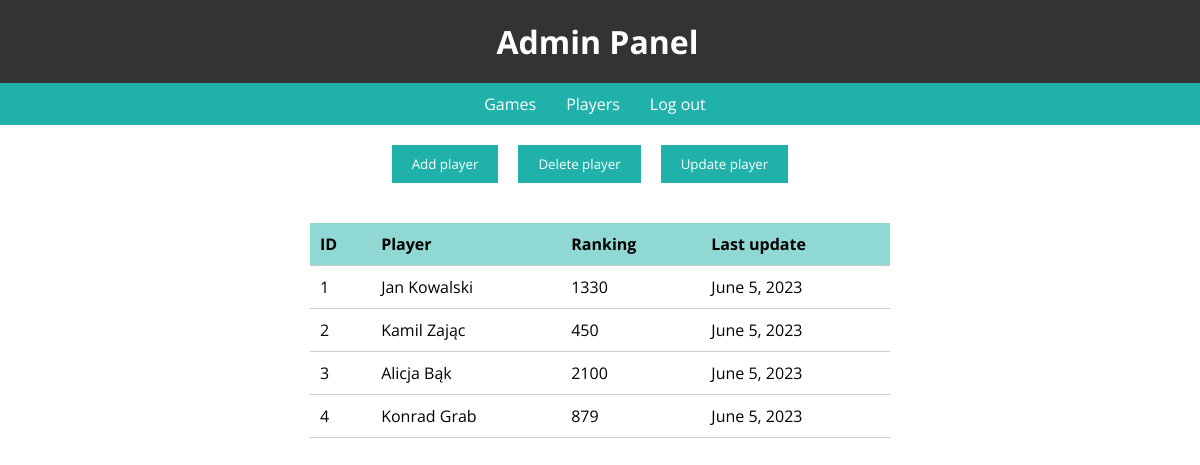
Screenshot of /players/ with the database file from the repository.
### leagueAdmin/models.py (models this page shows, shortened)
class Players(models.Model):
    name = models.CharField(max_length = 50)
    surname = models.CharField(max_length = 100)
    ranking = models.IntegerField()
    last_update = models.DateField(auto_now = True)

### leagueAdmin/views.py (the view)
# urls.py: path('players/',views.players, name="players"),
def players(request):
    player = Players.objects.all
    return render(request,'players.html/', {'all': player})

### leagueAdmin/templates/players.html (shortened to what this page needs)
<!DOCTYPE html>
<html>
<head>
</head>
<body>
  <header>
    <h1>Admin Panel</h1>
  </header>
  <nav>
    <ul>
      <li><a href="/leagueAdmin/games/">Games</a></li>
      <li><a href="#">Players</a></li>
      <li><a href="/leagueAdmin">Log out</a></li>
    </ul>
  </nav>
  <section class="buttons">
    <button><a href="/leagueAdmin/player_add/">Add player</a></button>
    <button><a href="/leagueAdmin/player_delete/">Delete player</a></button>
    <button><a href="/leagueAdmin/player_update/">Update player</a></button>
  </section>
  <section>
    <table>
      <thead>
        <tr>
          <th>ID</th>
          <th>Player</th>
          <th>Ranking</th>
          <th>Last update</th>
        </tr>
      </thead>
      <tbody>
        {% for item in all %}
        <tr>
          <td>{{item.id}}</td>
          <td>{{item.name}} {{item.surname}}</td>
          <td>{{item.ranking}}</td>
          <td>{{item.last_update}}</td>
        </tr>
        {% endfor %}
      </tbody>
    </table>
  </section>
</body>
</html>

### leagueAdmin/templates/players.html (style rules this page uses)
* { margin: 0; padding: 0; box-sizing: border-box; font-family: 'Open Sans', sans-serif; }
header { background-color: #333; color: #fff; padding: 20px; text-align: center; display: flex; align-items: center; justify-content: center; }
header h1 { margin-right: 5px; }
nav { background-color: lightseagreen; padding: 10px; }
nav ul { list-style-type: none; display: flex; justify-content: center; }
nav ul li { margin-right: 10px; }
nav ul li a { color: #fff; text-decoration: none; padding: 5px 10px; }
section { padding: 20px; }
button { background-color: lightseagreen; color: #fff; padding: 10px 20px; border: none; cursor: pointer; margin-right: 20px; }
.buttons { display: flex; justify-content: center; align-items: center; }
a { text-decoration: none; color:#fff; }
table { width: 50%; margin-left: auto; margin-right: auto; border-collapse: collapse; }
table th, table td { padding: 10px; text-align: left; border-bottom: 1px solid #ccc; }
table th { background-color: rgb(32, 178, 170, 0.5); }

### rows the page displays
Players: id "1", name "Jan", surname "Kowalski", ranking "1330", last_update "June 5, 2023"
Players: id "2", name "Kamil", surname "Zając", ranking "450", last_update "June 5, 2023"
Players: id "3", name "Alicja", surname "Bąk", ranking "2100", last_update "June 5, 2023"
Players: id "4", name "Konrad", surname "Grab", ranking "879", last_update "June 5, 2023"
